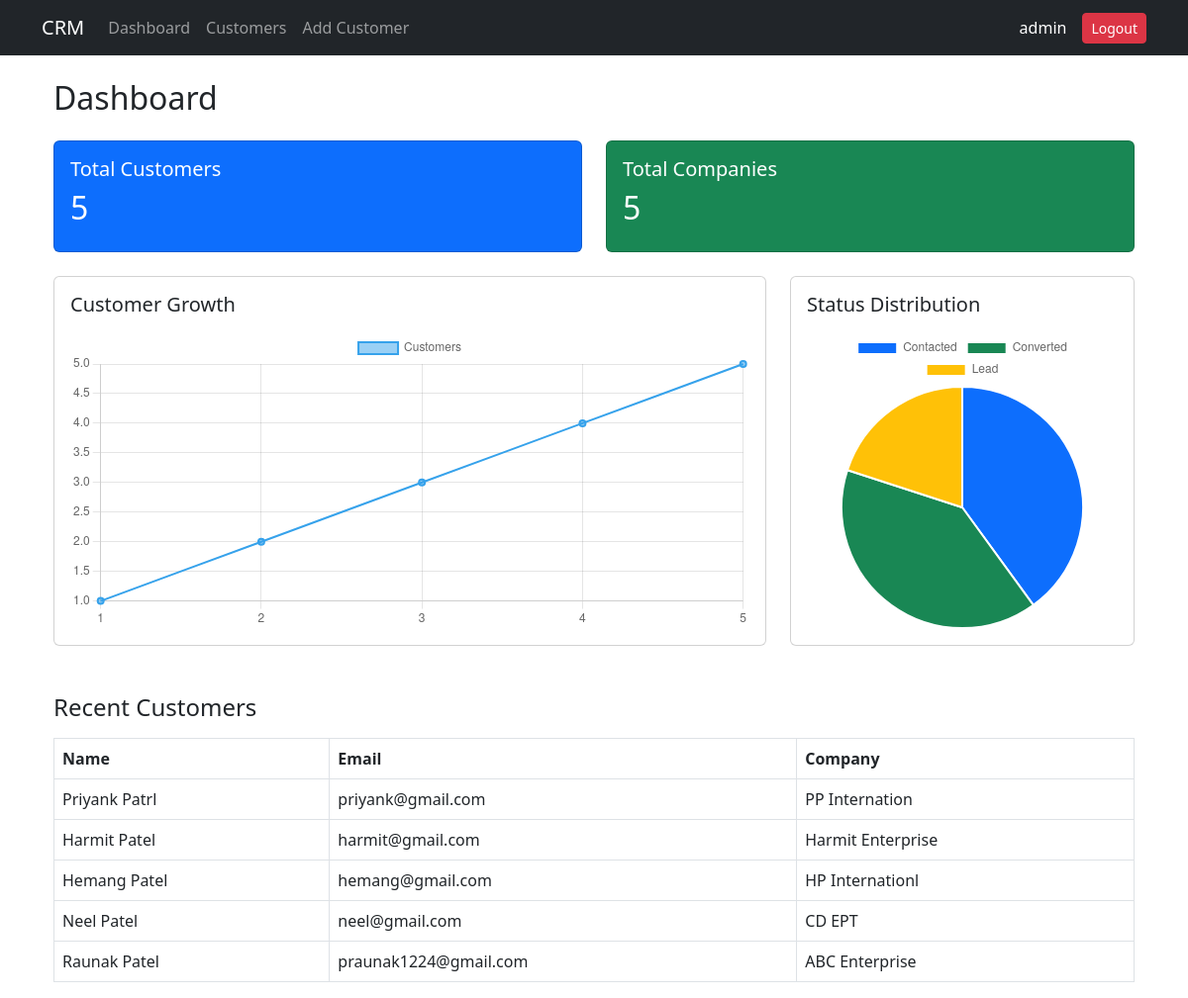
/dashboard (signed in), run on the app's committed database.
### tables this page shows
CREATE TABLE customers (
            id INTEGER PRIMARY KEY AUTOINCREMENT,
            name TEXT,
            email TEXT,
            phone TEXT,
            company TEXT,
            notes TEXT,
            status TEXT
        );

### app.py (the view)
@app.route('/dashboard')
def dashboard():
    if 'user' not in session:
        return redirect(url_for('login'))
    conn = get_db_connection()
    total_customers = conn.execute(
        'SELECT COUNT(*) FROM customers'
    ).fetchone()[0]
    total_companies = conn.execute(
        'SELECT COUNT(DISTINCT company) FROM customers'
    ).fetchone()[0]
    status_data = conn.execute('''
        SELECT status, COUNT(*) as count
        FROM customers
        GROUP BY status
    ''').fetchall()
    status_labels = [row['status'] for row in status_data]
    status_counts = [row['count'] for row in status_data]
    all_customers = conn.execute(
        'SELECT id FROM customers ORDER BY id ASC'
    ).fetchall()
    growth_labels = list(range(1, len(all_customers) + 1))
    growth_data = growth_labels
    recent_customers = conn.execute(
        'SELECT * FROM customers ORDER BY id DESC LIMIT 5'
    ).fetchall()
    conn.close()
    return render_template(
        'dashboard.html',
        total_customers=total_customers,
        total_companies=total_companies,
        status_labels=status_labels,
        status_counts=status_counts,
        growth_labels=growth_labels,
        growth_data=growth_data,
        recent_customers=recent_customers
    )

### app.py (called while the page is built)
def get_db_connection():
    conn = sqlite3.connect('database.db')
    conn.row_factory = sqlite3.Row
    return conn

### templates/dashboard.html (shortened to what this page needs)
{% extends 'base.html' %}
{% block content %}
<div class="container mt-4">
    <h2 class="mb-4">Dashboard</h2>
    <div class="row">
        <div class="col-md-6">
            <div class="card text-white bg-primary p-3">
                <h5>Total Customers</h5>
                <h2>{{ total_customers }}</h2>
            </div>
        </div>
        <div class="col-md-6">
            <div class="card text-white bg-success p-3">
                <h5>Total Companies</h5>
                <h2>{{ total_companies }}</h2>
            </div>
        </div>
    </div>
    <div class="row mt-4">
        <div class="col-md-8">
            <div class="card p-3">
                <h5 class="mb-3">Customer Growth</h5>
                <div style="height:300px;">
                    <canvas id="growthChart"></canvas>
                </div>
            </div>
        </div>
        <div class="col-md-4">
            <div class="card p-3">
                <h5 class="mb-3">Status Distribution</h5>
                <div style="height:300px;">
                    <canvas id="statusChart"></canvas>
                </div>
            </div>
        </div>
    </div>
    <div class="mt-5">
        <h4>Recent Customers</h4>
        <table class="table table-bordered mt-3">
            <thead>
                <tr>
                    <th>Name</th>
                    <th>Email</th>
                    <th>Company</th>
                </tr>
            </thead>
            <tbody>
                {% for customer in recent_customers %}
                <tr>
                    <td>{{ customer['name'] }}</td>
                    <td>{{ customer['email'] }}</td>
                    <td>{{ customer['company'] }}</td>
                </tr>
                {% endfor %}
            </tbody>
        </table>
    </div>
</div>
<script>
const growthLabels = {{ growth_labels | tojson }};
const growthData = {{ growth_data | tojson }};
const statusLabels = {{ status_labels | tojson }};
const statusData = {{ status_counts | tojson }};
// 📊 Line Chart
new Chart(document.getElementById('growthChart'), {
    type: 'line',
    data: {
        labels: growthLabels,
        datasets: [{
            label: 'Customers',
            data: growthData,
            borderWidth: 2,
            tension: 0.3
        }]
    },
    options: {
        responsive: true,
        maintainAspectRatio: false,
        plugins: {
            legend: {
                position: 'top'
            }
        }
    }
});
// 🥧 Pie Chart
new Chart(document.getElementById('statusChart'), {
    type: 'pie',
    data: {
        labels: statusLabels,
        datasets: [{
            data: statusData,
            backgroundColor: ['#0d6efd', '#198754', '#ffc107']
        }]
    },
    options: {
        responsive: true,
        maintainAspectRatio: false,
        plugins: {
            legend: {
                position: 'top'
            }
        }
    }
});
</script>
{% endblock %}

### data on the page
customers: name "Priyank Patrl", email "priyank@gmail.com", company "PP Internation"
customers: name "Harmit Patel", email "harmit@gmail.com", company "Harmit Enterprise"
customers: name "Hemang Patel", email "hemang@gmail.com", company "HP Internationl"
customers: name "Neel Patel", email "neel@gmail.com", company "CD EPT"
customers: name "Raunak Patel", email "praunak1224@gmail.com", company "ABC Enterprise"

### other printed values
{{ session['user'] }} "admin"
{{ total_customers }} "5"
{{ total_companies }} "5"
chart data {{ growth_labels | tojson }} [1, 2, 3, 4, 5]
chart data {{ growth_data | tojson }} [1, 2, 3, 4, 5]
chart data {{ status_labels | tojson }} ["Contacted", "Converted", "Lead"]
chart data {{ status_counts | tojson }} [2, 2, 1]
